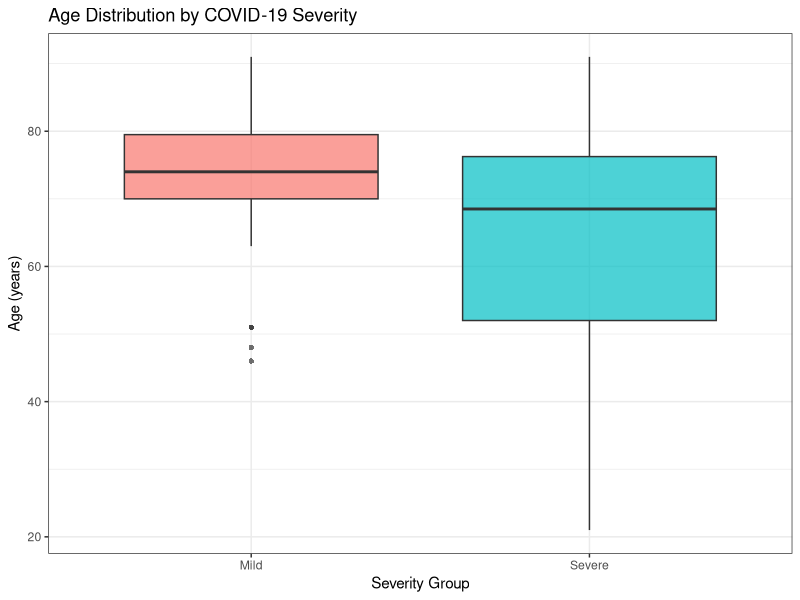
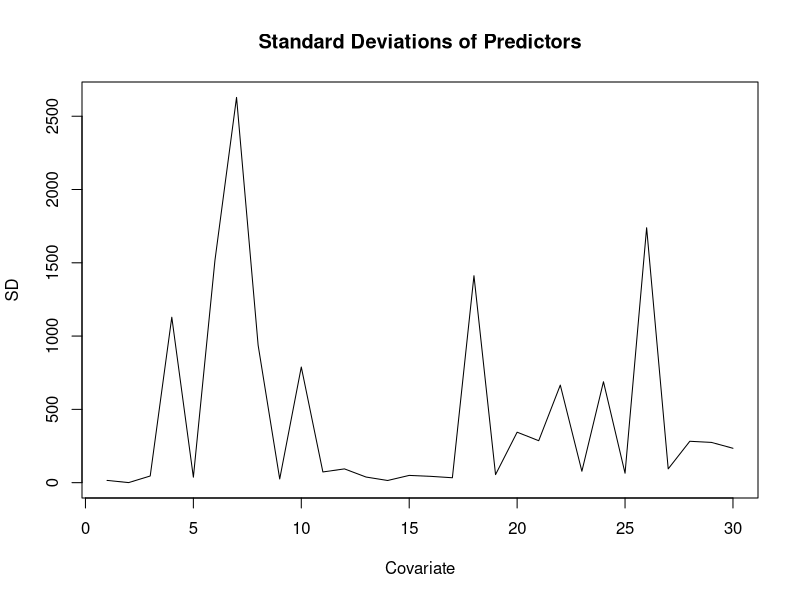
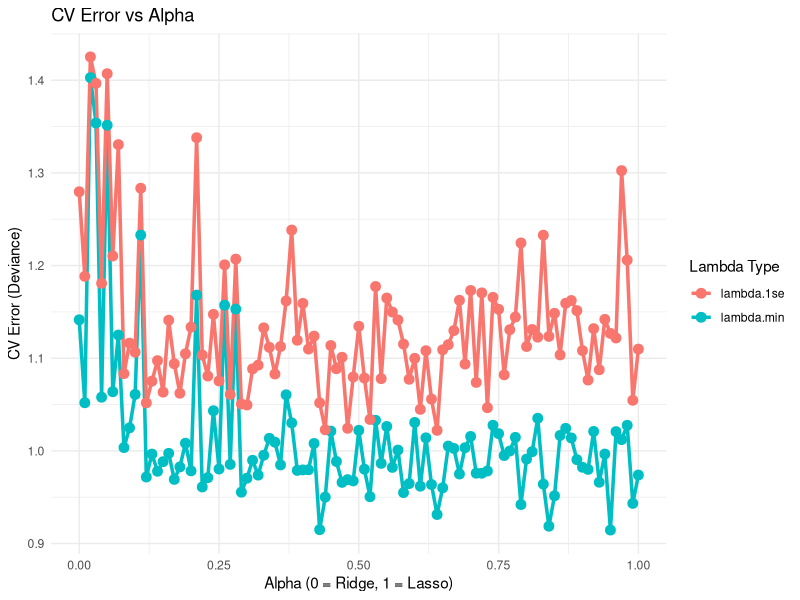
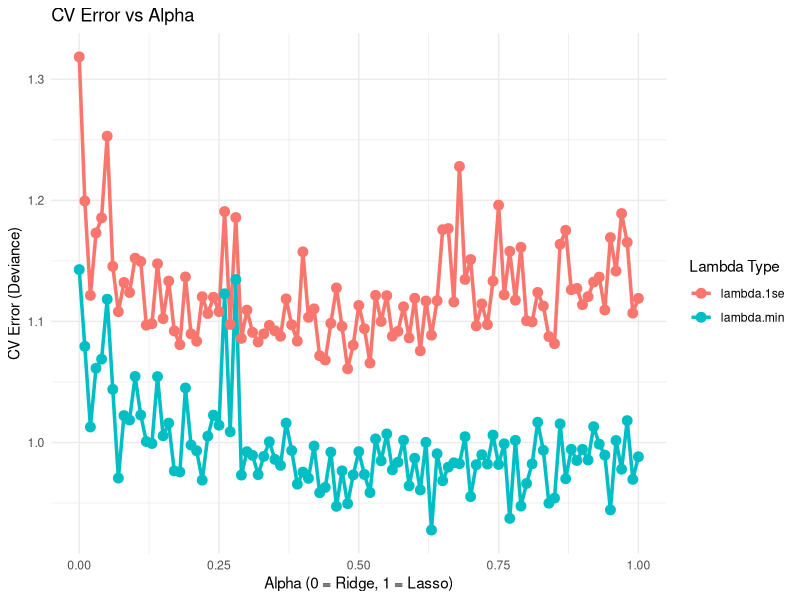
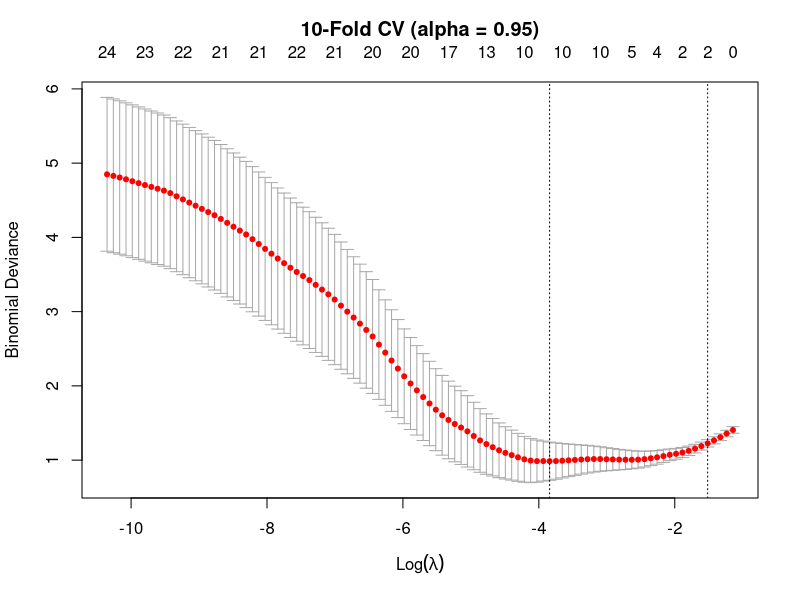
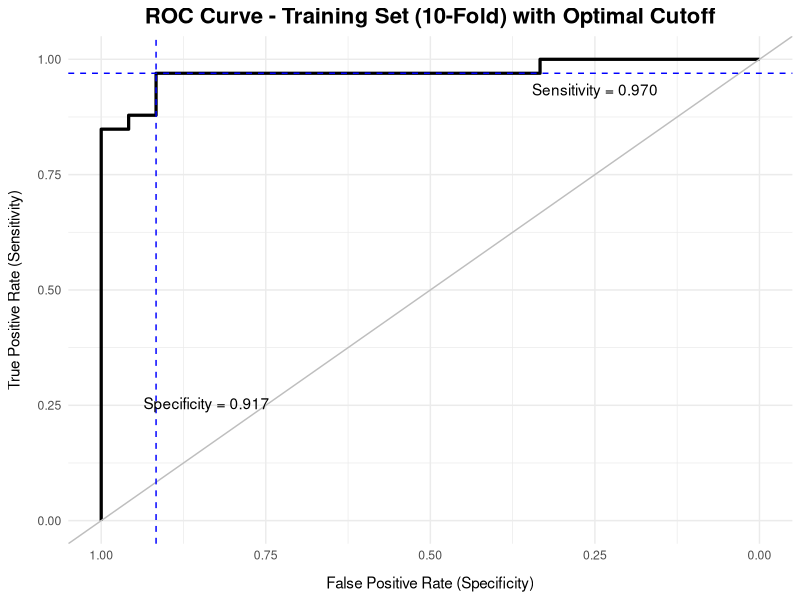
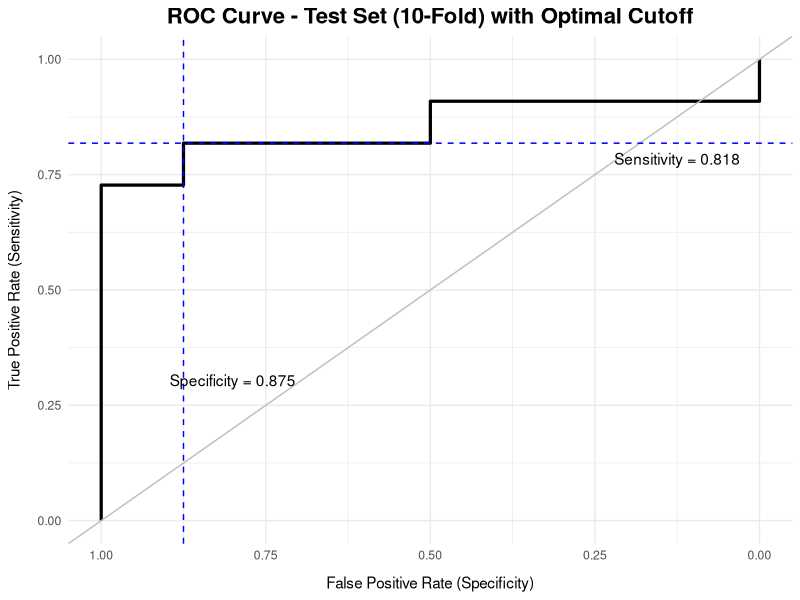
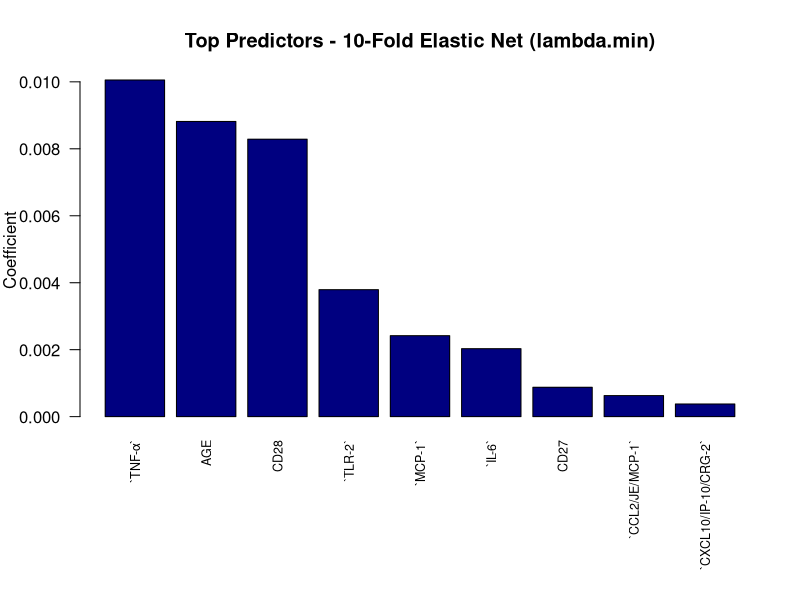

These figures' R source, in order:
# === PACKAGES USED ========
library(readxl)
library(glmnet)
library(ggplot2)
library(GGally)
library(pROC)
library(MASS)
library(caret)

### TO-DO: print or cat important statistics after each analysis
### TO-DO: need analysis or comparison between 10 and 20-fold (e.g. their predictive performance metrics + which cytokines they selected) --> put into combined visualization

# === 1.1| DATA CLEANING ========
COV <- read_excel("Immunologic profiles of patients with COVID-19.xlsx")
str(COV) # dataset contains measurements of 28 analytes from 76 COVID-19-positive patients; response variable: severity (binary, mild vs. severe)

# Checking for missing values
sum(is.na(COV)) # no missing values

# Convert severity to a factor variable
COV$Severity <- as.factor(COV$Severirty)
table(COV$Severity) # 32 mild, 44 severe

# Remove Patient Number and Severirty
COV <- COV[, !(names(COV) %in% c("Severirty", "Patient Number"))]
str(COV) # SEX is still character

# Convert SEX to numeric
COV$SEX <- ifelse(COV$SEX == "F", 1, 0)
table(COV$SEX)  

dim(COV)       # 76 x 31
colnames(COV)  

# === 1.2| EXPLORATORY DATA ANALYSIS ========
# Age distribution by severity boxplot 

ggplot(data.frame(Age = COV$AGE, Severity = COV$Severity), aes(x = Severity, y = Age, fill = Severity)) +
  geom_boxplot(alpha = 0.7, outlier.shape = 16) +
  labs(title = "Age Distribution by COVID-19 Severity", x = "Severity Group", y = "Age (years)") +
  theme_bw() +
  theme(legend.position = "none")


# === 2.1 | MODEL MATRIX AND TRAINING/TEST SETS ========
# Create model matrix for glmnet including all effects 
X <- model.matrix(Severity ~., COV)[, -1]
dim(X) # 30 predictor variables
colnames(X)

Y <- COV$Severity # severity set as response variable

# Checking predictor standard deviations
plot(as.ts(apply(X, 2, sd)), xlab = "Covariate", ylab = "SD",
     main = "Standard Deviations of Predictors")
# Very variable so standardization is needed; glmnet automatically does standardization


# Create train (75%) & test (25%) sets
set.seed(1717)
train_index <- createDataPartition(Y, p = 0.75, list = FALSE)
X_train <- X[train_index, ]
Y_train <- Y[train_index]
X_test <- X[-train_index, ]
Y_test <- Y[-train_index]

## Confirm class balance in train and test
table(Y_train) # 57 total, 42% in mild, 58% in severe
table(Y_test) # 19 total, 42% in mild, 58% in severe


# === 2.2 | GRID SEARCH FOR ALPHA ========
# Function to perform grid search for optimal alpha value with different n-folds 
alpha_search <- function (X, Y, nfolds){
  alpha_grid <- seq(0, 1, .01)
  results <- data.frame()
  set.seed(1717)
  for (a in alpha_grid) {
  cv_model <- cv.glmnet(x = X, 
                        y = Y, 
                        alpha = a, 
                        nfolds = nfolds,
                        family = "binomial",
                        keep = T,
                        standardize = T,
                        foldid = sample(rep(1:nfolds, length.out = nrow(X))),
                        type.measure = "deviance")  # Accuracy measure is deviance because AUC could not be used; number of observations is too small per fold
  
  # Store results
  results <- rbind(results, data.frame(
    alpha = a,
    lambda_min = cv_model$lambda.min,
    lambda_1se = cv_model$lambda.1se,
    cvm_min = min(cv_model$cvm),
    cvm_1se = cv_model$cvm[which(cv_model$lambda == cv_model$lambda.1se)]
  ))
  }
  # Extract optimal alpha and lambda
  best_min <- results$alpha[which.min(results$cvm_min)]
  best_1se <- results$alpha[which.min(results$cvm_1se)]
  
  return(list(results = results,
              best_min = best_min,
              best_1se = best_1se))
}

# Perform grid search and obtain optimal alpha for each k-fold CV
alpha_10 <- alpha_search(X_train, Y_train, 10)
best_min_10 <- alpha_10$best_min
best_1se_10 <- alpha_10$best_1se

alpha_20 <- alpha_search(X_train, Y_train, 20)
best_min_20 <- alpha_20$best_min
best_1se_20 <- alpha_20$best_1se

# Visualize alpha grid search to decide between alpha values
ggplot(alpha_10$results, aes(x = alpha)) +
  geom_line(aes(y = cvm_min, color = "lambda.min"), linewidth = 1.2) +
  geom_line(aes(y = cvm_1se, color = "lambda.1se"), linewidth = 1.2) +
  geom_point(aes(y = cvm_min, color = "lambda.min"), size = 3) +
  geom_point(aes(y = cvm_1se, color = "lambda.1se"), size = 3) +
  labs(title = "CV Error vs Alpha",
       x = "Alpha (0 = Ridge, 1 = Lasso)",
       y = "CV Error (Deviance)",
       color = "Lambda Type") +
  theme_minimal()

ggplot(alpha_20$results, aes(x = alpha)) +
  geom_line(aes(y = cvm_min, color = "lambda.min"), linewidth = 1.2) +
  geom_line(aes(y = cvm_1se, color = "lambda.1se"), linewidth = 1.2) +
  geom_point(aes(y = cvm_min, color = "lambda.min"), size = 3) +
  geom_point(aes(y = cvm_1se, color = "lambda.1se"), size = 3) +
  labs(title = "CV Error vs Alpha",
       x = "Alpha (0 = Ridge, 1 = Lasso)",
       y = "CV Error (Deviance)",
       color = "Lambda Type") +
  theme_minimal()
# alpha_min will be used as it has lowest CV error and will thus maximize predictive accuracy

# Helper functions for next steps
# Function to determine cutoffs for sensitivity, specificity, and classification
get_cutoff <- function(AUC) {
  snsp <- cbind(AUC$sensitivities, AUC$specificities)
  indx <- which.max(apply(snsp, 1, min))
  return(data.frame(sensitivity = snsp[indx, 1],
                    specificity = snsp[indx, 2],
                    cutoff = AUC$threshold[indx]))
} 

# Function to obtain metrics from confusion matrix; positive is set to second factor
get_metrics <- function(mat, pos = 2) {
  neg <- if (pos == 2) 1 else 2
  sn <- mat[pos, pos] / sum(mat[pos, ])
  sp <- mat[neg, neg] / sum(mat[neg, ])
  acc <- (mat[neg, neg] + mat[pos, pos]) / sum(mat)
  return(unlist(list(sensitivity = sn, specificity = sp, accuracy = acc)))
}

# === 3.1 | ELASTIC NET MODEL (10-FOLD) ========
set.seed(1717)
cv_10 <- cv.glmnet(X_train, Y_train, nfolds = 10, family = "binomial", alpha = best_min_10, type.measure = "deviance")
plot(cv_10)
title(main = paste0("10-Fold CV (alpha = ", best_min_10, ")"), line = 2.3)

prd_train_10 <- predict(cv_10, newx = X_train, type = "response", s = cv_10$lambda.min)[, 1]
prd_test_10 <- predict(cv_10, newx = X_test, type = "response", s = cv_10$lambda.min)[, 1]

# Test prediction accuracy with AUC-ROC curves(Change plots to be made with ggplot and overlay curves)
AUC_train_10 <- roc(Y_train, prd_train_10)
AUC_test_10  <- roc(Y_test,  prd_test_10)
auc(AUC_train_10)
auc(AUC_test_10)

# Determine cutoffs for model with 10-folds
cut_train_10 <- get_cutoff(AUC_train_10)
cut_train_10
cut_test_10 <- get_cutoff(AUC_test_10)
cut_test_10

# Make confusion matrix for model
conf_10 <- table(y = Y_test, yhat = as.numeric(prd_test_10 > cut_test_10$cutoff))
conf_10
metrics_10 <- get_metrics(conf_10)
metrics_10

# Plot ROC curve with optimal cutoff
# Training set
ggroc(AUC_train_10, linewidth = 1.1) +
  labs(title = "ROC Curve - Training Set (10-Fold) with Optimal Cutoff",
       x = "False Positive Rate (Specificity)",
       y = "True Positive Rate (Sensitivity)") +
  geom_abline(slope = 1, intercept = 1, 
               color = "grey") +
  geom_hline(yintercept = cut_train_10$sensitivity,
             linetype = "dashed",
             color = "blue") + 
  geom_vline(xintercept = cut_train_10$specificity,
             linetype = "dashed",
             color = "blue") +
  annotate("text", 
           x = 0.84,
           y = 0.25,
           label = "paste(Specificity, \" = 0.917\")", parse = T) +
  annotate("text", 
           x = 0.25,
           y = 0.93,
           label = "paste(Sensitivity, \" = 0.970\")", parse = T) +
  theme_minimal() +
  theme(plot.title = element_text(face = "bold", size = 16, hjust = 0.5),
        axis.title.x = element_text(margin = margin(t = 10)),
        axis.title.y = element_text(margin = margin(r = 10))) 

# Test set
ggroc(AUC_test_10, linewidth = 1.1) +
  labs(title = "ROC Curve - Test Set (10-Fold) with Optimal Cutoff",
       x = "False Positive Rate (Specificity)",
       y = "True Positive Rate (Sensitivity)") +
  geom_abline(slope = 1, intercept = 1, 
              color = "grey") +
  geom_hline(yintercept = cut_test_10$sensitivity,
             linetype = "dashed",
             color = "blue") + 
  geom_vline(xintercept = cut_test_10$specificity,
             linetype = "dashed",
             color = "blue") +
  annotate("text", 
           x = 0.8,
           y = 0.3,
           label = "paste(Specificity, \" = 0.875\")", parse = T) +
  annotate("text", 
           x = 0.125,
           y = 0.78,
           label = "paste(Sensitivity, \" = 0.818\")", parse = T) +
  theme_minimal() +
  theme(plot.title = element_text(face = "bold", size = 16, hjust = 0.5),
        axis.title.x = element_text(margin = margin(t = 10)),
        axis.title.y = element_text(margin = margin(r = 10))) 

# Obtain most significant coefficients as predicted by model
coef(cv_10, s = cv_10$lambda.min)
coef_10_min <- coef(cv_10,s = cv_10$lambda.min)[-1,1]
coef_10_min[coef_10_min!=0] 
# With 10-fold CV and using min for alpha and lambda, elastic net regression selected 9 relevant variables; 7 are negative and 2 are positive

selected_10  <- sort(abs(coef_10_min[coef_10_min != 0]), decreasing = TRUE)
selected_10 
# TNF-a has the most influence

# Ranking of top predictors TO-DO: make ggplot version
par(mar = c(9, 4, 4, 2))
barplot(selected_10, las = 2, col = "navy",
        main = "Top Predictors - 10-Fold Elastic Net (lambda.min)",
        ylab = "Coefficient", cex.names = 0.75)
par(mar = c(5, 4, 4, 2))

# === 3.2 | ELASTIC NET MODEL (20-FOLD) ========
set.seed(1717)
cv_20 <- cv.glmnet(X_train, Y_train, nfolds = 20, family = "binomial", alpha = best_min_20, type.measure = "deviance")
plot(cv_20)
title(main = paste0("20-Fold CV (alpha = ", best_min_20, ")"), line = 2.5)

prd_train_20 <- predict(cv_20, newx = X_train, type = "response", s = cv_20$lambda.min)[, 1]
prd_test_20  <- predict(cv_20, newx = X_test,  type = "response", s = cv_20$lambda.min)[, 1]

# Test prediction accuracy with AUC-ROC curves
AUC_train_20 <- roc(Y_train, prd_train_20)
AUC_test_20  <- roc(Y_test,  prd_test_20)
auc(AUC_train_20)
auc(AUC_test_20)

# Determine cutoffs for model with 10-folds
cut_train_20 <- get_cutoff(AUC_train_20)
cut_test_20 <- get_cutoff(AUC_test_20)
cut_train_20
cut_test_20

# Make confusion matrix for model
conf_20 <- table(y = Y_test, yhat = as.numeric(prd_test_20 > cut_test_20$cutoff))
conf_20
get_metrics(conf_20)

# Plot ROC curve with optimal cutoff
# Training set
ggroc(AUC_train_20, linewidth = 1.1) +
  labs(title = "ROC Curve - Training Set (20-Fold) with Optimal Cutoff",
       x = "False Positive Rate (Specificity)",
       y = "True Positive Rate (Sensitivity)") +
  geom_abline(slope = 1, intercept = 1, 
              color = "grey") +
  geom_hline(yintercept = cut_train_20$sensitivity,
             linetype = "dashed",
             color = "blue") + 
  geom_vline(xintercept = cut_train_20$specificity,
             linetype = "dashed",
             color = "blue") +
  annotate("text", 
           x = 0.84,
           y = 0.25,
           label = "paste(Specificity, \" = 0.917\")", parse = T) +
  annotate("text", 
           x = 0.25,
           y = 0.84,
           label = "paste(Sensitivity, \" = 0.879\")", parse = T) +
  theme_minimal() +
  theme(plot.title = element_text(face = "bold", size = 16, hjust = 0.5),
        axis.title.x = element_text(margin = margin(t = 10)),
        axis.title.y = element_text(margin = margin(r = 10))) 

# Test set
ggroc(AUC_test_20, linewidth = 1.1) +
  labs(title = "ROC Curve - Test Set (20-Fold) with Optimal Cutoff",
       x = "False Positive Rate (Specificity)",
       y = "True Positive Rate (Sensitivity)") +
  geom_abline(slope = 1, intercept = 1, 
              color = "grey") +
  geom_hline(yintercept = cut_test_20$sensitivity,
             linetype = "dashed",
             color = "blue") + 
  geom_vline(xintercept = cut_test_20$specificity,
             linetype = "dashed",
             color = "blue") +
  annotate("text", 
           x = 0.8,
           y = 0.3,
           label = "paste(Specificity, \" = 0.875\")", parse = T) +
  annotate("text", 
           x = 0.125,
           y = 0.78,
           label = "paste(Sensitivity, \" = 0.818\")", parse = T) +
  theme_minimal() +
  theme(plot.title = element_text(face = "bold", size = 16, hjust = 0.5),
        axis.title.x = element_text(margin = margin(t = 10)),
        axis.title.y = element_text(margin = margin(r = 10))) 

# Obtain most significant coefficients as predicted by model
coef(cv_20, s = cv_20$lambda.min)
coef_20_min <- coef(cv_20,s = cv_20$lambda.min)[-1,1]
coef_20_min[coef_20_min!=0] 
# With 20-fold CV and using min for alpha and lambda, elastic net regression selected 9 relevant variables; 8 are negative and 1 is positive

selected_20  <- sort(abs(coef_20_min[coef_20_min != 0]), decreasing = TRUE)
selected_20 
# Notes: TNF-a has the most influence

# Ranking of top predictors TO-DO: make ggplot version
par(mar = c(9, 4, 4, 2))
barplot(selected_20, las = 2, col = "maroon",
        main = "Top Predictors - 20-Fold Elastic Net (lambda.min)",
        ylab = "Coefficient", cex.names = 0.75)
par(mar = c(5, 4, 4, 2))

# Comparison plot for 10-fold vs 20-fold
plot(AUC_test_10, col = "navy", main = "Test Set ROC: 10-Fold vs 20-Fold")
plot(AUC_test_20, col = "maroon", add = TRUE)
legend("bottomright",
       legend = c(paste0("10-Fold AUC = ", round(auc(AUC_test_10), 3)),
                  paste0("20-Fold AUC = ", round(auc(AUC_test_20), 3))),
       col = c("navy", "maroon"), lwd = 2, bty = "n")

# For MN: please compare the predictors in the 10-fold and 20-fold models; idk how but show which ones wre exclusive in one and shared in both

# === 4 | STATISTICAL ANALYSIS OF PREDICTORS ======== #TO-DO: check if this is correct
# Wilcoxon test for age 
wilcox.test(AGE ~ Severity, data = COV) #p-value = 0.02017
boxplot(AGE ~ Severity, data = COV)

# Model with age as only predictor
model_age <- glm(Severity ~ AGE, data = COV, family = "binomial")
summary(model_age)
### 4.3% decrease in odds per 1 unit increase in age??? 
# yeah that kinda makes sense based on the graph below, I think its because most ages in the mild range were over 50 while severe had ones in their 20s. the correlation thing under also gives a negative value 

# Correlation of age with predicted probability in 10 and 20 fold model
prd_all_10 <- predict(cv_10, newx = X, type = "response", s = cv_10$lambda.min)[, 1]
cor(COV$AGE, prd_all_10)

prd_all_20 <- predict(cv_20, newx = X, type = "response", s = cv_20$lambda.min)[, 1]
cor(COV$AGE, prd_all_20)

# Scatterplot of age vs probability
ggplot(data.frame(Age = COV$AGE, Prob = prd_all_10, Severity = factor(COV$Severity, labels = c("Mild","Severe"))), aes(x = Age, y = Prob, color = Severity)) +
  geom_point(size = 3) +
  geom_smooth(method = "loess", color = "black") +
  scale_color_manual(values = c("Mild" = "navy", "Severe" = "maroon")) +
  labs(title = "Age vs Probability of Severe COVID-19",
       x = "Age (years)", y = "Probability of Severity") +
  theme_bw()

### I don't think we really need to do this part since she never taught us but I'll leave this here for now
#I'm also good with getting rid of it i dont think its necessary
# Statistical significance of cytokines
wilcox_results <- data.frame()

for (i in names(selected_10)) {if (i %in% colnames(X)) {
  test <- wilcox.test(X[, i] ~ COV$Severity)
  
  wilcox_results <- rbind(wilcox_results, data.frame(
    Predictor = i,
    W_statistic = test$statistic,
    p_value = round(test$p.value, 4),
    Significant = ifelse(test$p.value < 0.05, "Yes", "No")))}}

print(wilcox_results[order(wilcox_results$p_value), ])
